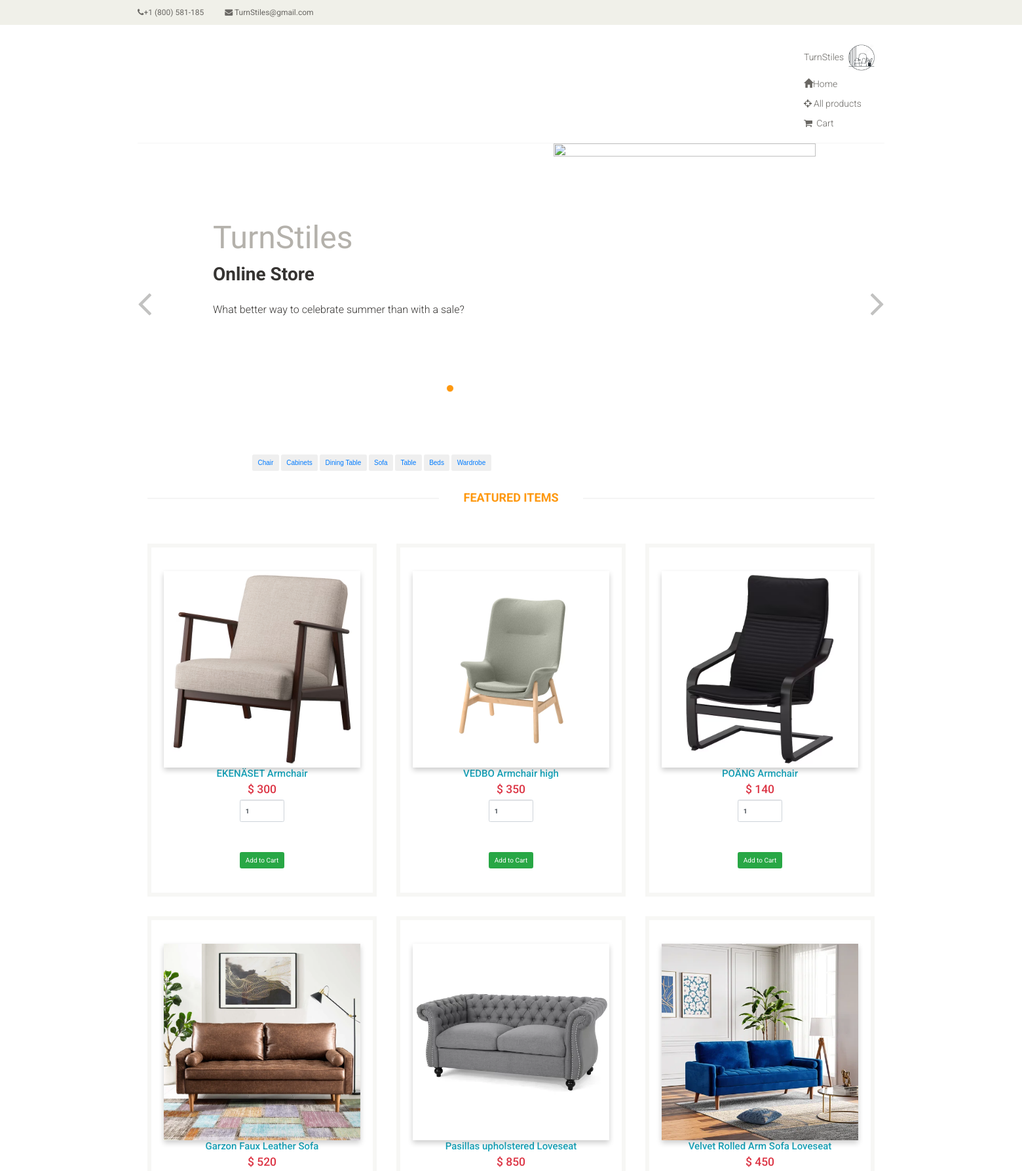
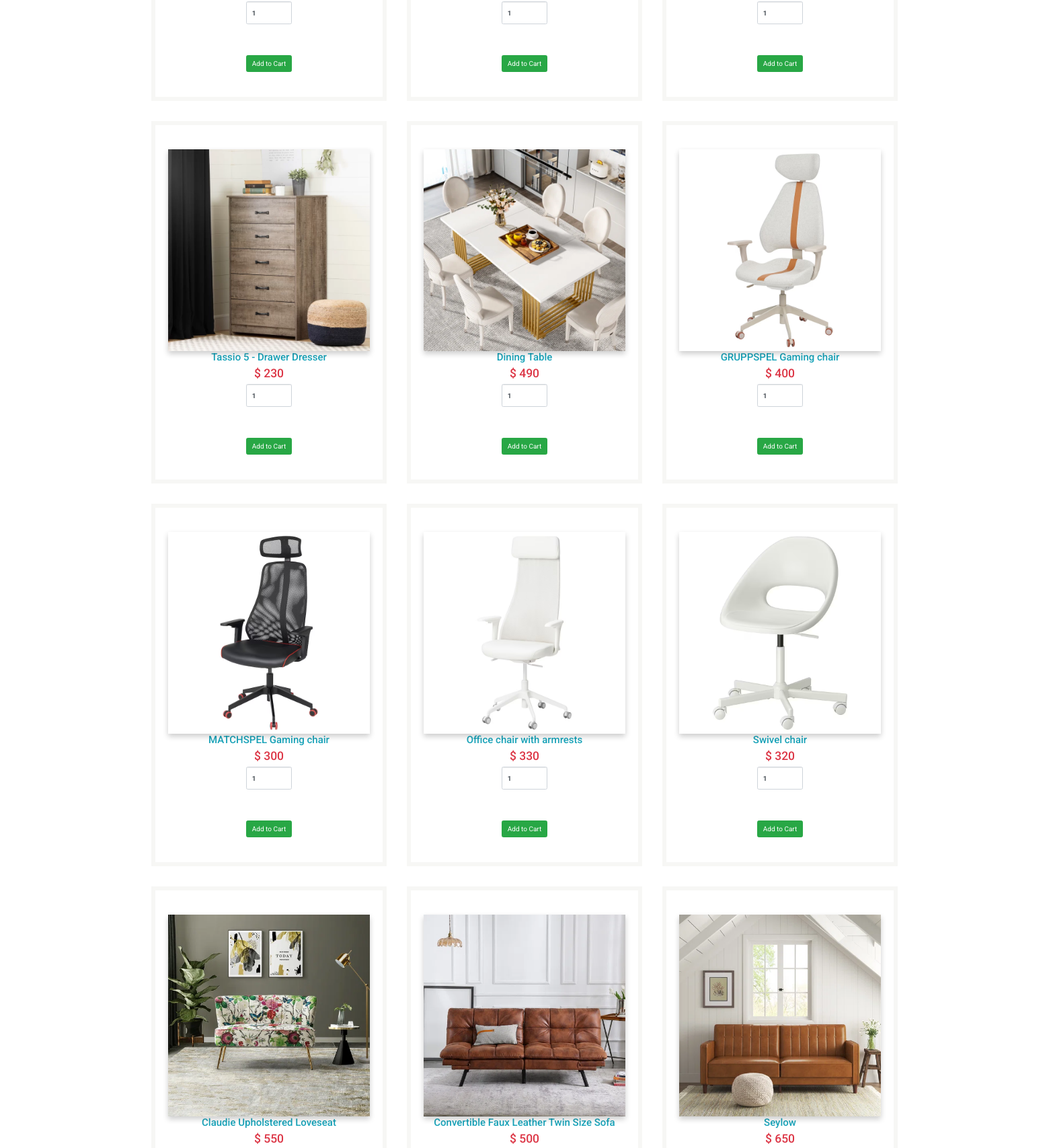
Screenshot of /online_store/index.php (upper part) with the database file from the repository (2 pictures, top to bottom).
### tables this page shows
CREATE TABLE IF NOT EXISTS `products` (
  `product_id` int(100) NOT NULL AUTO_INCREMENT,
  `product_cat` int(100) NOT NULL,
  `product_title` varchar(255) NOT NULL,
  `product_price` int(100) NOT NULL,
  `product_image` text NOT NULL,
  `product_desc` varchar(500) NOT NULL,
  PRIMARY KEY (`product_id`)
);

### online_store/index.php (the view, shortened to what this page needs)
<?php
$connect = mysqli_connect("localhost", "root", "", "hfp");
?>
<!DOCTYPE html>
<html lang="en">
<head>
	<link rel="stylesheet" href="https://maxcdn.bootstrapcdn.com/bootstrap/3.3.6/css/bootstrap.min.css" />
    <link href="css/bootstrap.min.css" rel="stylesheet">
    <link href="css/font-awesome.min.css" rel="stylesheet">
      <link href="css/animate.css" rel="stylesheet">
	  <link href="css/main_styles.css" rel="stylesheet">
	<link href="css/main.css" rel="stylesheet">
	<link href="css/responsive.css" rel="stylesheet">
	<link rel="stylesheet" type="text/css" href="css/main_styles.css">
    <link rel="stylesheet" type="text/css" href="C:\wamp64\www\HopeForPaws\styles\responsive.css">
	<link rel="stylesheet" type="text/css" href="styles/bootstrap4/bootstrap.min.css">
</head>
<body>
	<header id="header">
		<div class="header_top">
			<div class="container">
				<div class="row">
					<div class="col-sm-6 ">
						<div class="contactinfo">
							<ul class="nav nav-pills">
								<li><a href=""><i class="fa fa-phone"></i>+1 (800) 581-185</a></li>
								<li><a href="mailto:TurnStiles@gmail.com?"><i class="fa fa-envelope"></i> TurnStiles@gmail.com</a></li>
							</ul>
						</div>
					</div>
				</div>
			</div>
		</div>
		<div class="header-middle">
			<div class="container">
				<div class="row">
					<div class="col-sm-4">
					</div>
					<div class="col-sm-8">
						<div class="shop-menu pull-right">
							<ul class="nav navbar-nav">
							    <li><a href="../index.php">TurnStiles &nbsp;<img src="images/logo.jpg" width="40" height="40"></a></li>
								<li><a href="../index.php"><span class="glyphicon glyphicon-home"></span>Home</a></li>
								<li><a href="index.php"><i class="fa fa-crosshairs"></i>All products</a></li>
								<li><a href="cart.php"><i class="fa fa-shopping-cart"></i> Cart</a></li>
    						</ul>
						</div>
					</div>
				</div>
			</div>
		</div>
		<section id="slider">
		<div class="container">
			<div class="row">
				<div class="col-sm-12">
					<div id="slider-carousel" class="carousel slide" data-ride="carousel">
						<ol class="carousel-indicators">
							<li data-target="#slider-carousel" data-slide-to="0" class="active"></li>
							<li data-target="#slider-carousel" data-slide-to="1"></li>
							<li data-target="#slider-carousel" data-slide-to="2"></li>
						</ol>
						<div class="carousel-inner">
							<div class="item active">
								<div class="col-sm-6">
									<h1>TurnStiles</h1>
									<h2>Online Store</h2>
									<p>What better way to celebrate summer than with a sale?</p>
								</div>
								<div class="col-sm-6">
									<img src="images/slider3.jpg" class=" img-responsive" width="400px" height="400px" alt="" />
								</div>
							</div>
						</div>
						<a href="#slider-carousel" class="left control-carousel hidden-xs" data-slide="prev">
							<i class="fa fa-angle-left"></i>
						</a>
						<a href="#slider-carousel" class="right control-carousel hidden-xs" data-slide="next">
							<i class="fa fa-angle-right"></i>
						</a>
					</div>
				</div>
			</div>
		</div>
	</section>
<br/><span></span>
<br/>
<div class="row">
<div class="col" style="padding-left: 400px; ">
<a href="chair.php"><button class="btn " name="chair" value="Chair">Chair</button></a>
<a href="Cabinets.php"><button class="btn" name="Cabinets" value="Cabinets">Cabinets</button></a>
<a href="DiningTable.php"><button class="btn" name="Dining Table" value="Dining Table">Dining Table</button></a>
<a href="Sofa.php"><button class="btn" name="Sofa" value="Sofa">Sofa</button></a>
<a href="table.php"><button class="btn" name="Table" value="Table">Table</button></a>
<a href="beds.php"><button class="btn" name="Beds" value="Beds">Beds</button></a>
<a href="wardrobe.php"><button class="btn title" name="bag" value="Bag">Wardrobe</button></a>
</div>
</div>
<br>
<br>
		<div class="container">
				<h2 class="title text-center">Featured Items</h2><br/><br/>
			<?php
				$query = "SELECT * FROM products ORDER BY product_id ASC";
				$result = mysqli_query($connect, $query);
				if(mysqli_num_rows($result) > 0)
				{
					while($row = mysqli_fetch_array($result))
					{
						?>
						<div class="col-md-4">
									<form method="post" action="index.php?action=add&id=<?php echo $row["product_id"]; ?>">
										<div style="border:6px solid #F7F7F5; overflow: hidden; margin-bottom:30px; position: relative; color: #FE980F; font-family: 'Roboto', sans-serif; font-size: 24px; font-weight: 700;" align="center" >
											<br>
											<div class="flip-card">
					  <div class="flip-card-inner">
					    <div class="flip-card-front">
					        <img src="images/<?php echo $row["product_image"]; ?>" class="img-responsive " /><br />
					    </div>
						<div class="flip-card-back">
					      <br><br>
					      <p><?php echo $row["product_desc"]; ?></p>
					    </div>
					  </div>
					</div>
											<h4 class="text-info"><?php echo $row["product_title"]; ?></h4>
											<h3 class="text-danger">$ <?php echo $row["product_price"]; ?></h3>
											<input type="text" name="quantity" value="1" maxlength="1" class="form-control" style="width:20%" />
											<br>
											<input type="submit" name="add_to_cart" style="margin-top:5px;" class="btn btn-success" value="Add to Cart" />
					                        <br><br>
										</div>
									</form>
								</div>
								<?php
										}
									}
								?>
							</div>
						<br />
	</body>
</html>

### online_store/css/main_styles.css (style rules this page uses)
* { margin: 0; padding: 0; -webkit-font-smoothing: antialiased; -webkit-text-shadow: rgba(0,0,0,.01) 0 0 1px; text-shadow: rgba(0,0,0,.01) 0 0 1px; }
body { font-family: 'Montserrat', sans-serif; font-size: 14px; font-weight: 400; background: #FFFFFF; color: #a5a5a5; }
div { display: block; position: relative; -webkit-box-sizing: border-box; -moz-box-sizing: border-box; box-sizing: border-box; }
ul { list-style: none; margin-bottom: 0px; }
p { font-family: 'Montserrat', sans-serif; font-size: 14px; line-height: 2; font-weight: 400; color: #929191; -webkit-font-smoothing: antialiased; -webkit-text-shadow: rgba(0,0,0,.01) 0 0 1px; text-shadow: rgba(0,0,0,.01) 0 0 1px; }
p:last-of-type { margin-bottom: 0; }
a, a:hover, a:visited, a:active, a:link { text-decoration: none; -webkit-font-smoothing: antialiased; -webkit-text-shadow: rgba(0,0,0,.01) 0 0 1px; text-shadow: rgba(0,0,0,.01) 0 0 1px; }
h1 { font-size: 48px; }
h2 { font-size: 36px; }
h3 { font-size: 24px; }
h4 { font-size: 18px; }
h1, h2, h3, h4, h5, h6 { font-family: 'Montserrat', sans-serif; -webkit-font-smoothing: antialiased; -webkit-text-shadow: rgba(0,0,0,.01) 0 0 1px; text-shadow: rgba(0,0,0,.01) 0 0 1px; }
.form-control { color: #db5246; }
section { display: block; position: relative; box-sizing: border-box; }
.header_top { width: 100%; z-index: 2; }

### online_store/css/main.css (style rules this page uses)
body { font-family: 'Roboto', sans-serif; background:; position: relative; font-weight:400px; }
ul li { list-style: none; }
a { -webkit-transition: 300ms; -moz-transition: 300ms; -o-transition: 300ms; transition: 300ms; }
h1, h2, h3, h4, h5, h6 { font-family: 'Roboto', sans-serif; }
.header_top { background: none repeat scroll 0 0 #F0F0E9; }
.contactinfo ul li:first-child { margin-left: -15px; }
.contactinfo ul li a { font-size: 12px; color: #696763; font-family: 'Roboto', sans-serif; }
.header-middle .container .row { border-bottom: 1px solid #f5f5f5; margin-left: 0; margin-right: 0; padding-bottom: 20px; padding-top: 20px; }
.header-middle .container .row .col-sm-4 { padding-left: 0; }
.header-middle .container .row .col-sm-8 { padding-right:0; }
.shop-menu ul li { display:inline-block; padding-left: 15px; padding-right: 15px; }
.shop-menu ul li:last-child { padding-right: 0; }
.shop-menu ul li a { background: #FFFFFF; color: #696763; font-family: 'Roboto', sans-serif; font-size: 14px; font-weight: 300; padding:0; padding-right: 0; margin-top: 10px; }
.shop-menu ul li a i { margin-right:3px; }
#slider { padding-bottom: 45px; }
.carousel-indicators li { background: #C4C4BE; }
.carousel-indicators li.active { background: #FE980F; }
.item { padding-left: 100px; }
.item h1 { color: #B4B1AB; font-family: abel; font-size: 48px; margin-top: 115px; }
.item h2 { color: #363432; font-family: 'Roboto', sans-serif; font-size: 28px; font-weight: 700; margin-bottom: 22px; margin-top: 10px; }
.item p { color:#363432; font-size:16px; font-weight:300; font-family: 'Roboto', sans-serif; }
.control-carousel { position: absolute; top: 50%; font-size: 60px; color: #C2C2C1; }
.right { right: 0; }
.left-sidebar h2:after, h2.title:after { content: " "; position: absolute; border: 1px solid #f5f5f5; bottom:8px; left: 0; width: 100%; height: 0; z-index: -2; }
h2.title:before { content: " "; position: absolute; background: #fff; bottom: -6px; width: 220px; height: 30px; z-index: -1; left: 50%; margin-left: -110px; }
h2.title { color: #FE980F; font-family: 'Roboto', sans-serif; font-size: 18px; font-weight: 700; margin: 0 15px; text-transform: uppercase; margin-bottom: 30px; position: relative; }

### online_store/index.php (style rules this page uses)
body { font-family: Arial, Helvetica, sans-serif; }
.flip-card { background-color: transparent; width: 300px; height: 300px; perspective: 1000px; }
.flip-card-inner { position: relative; width: 100%; height: 100%; text-align: center; transition: transform 0.6s; transform-style: preserve-3d; box-shadow: 0 4px 8px 0 rgba(0,0,0,0.2); }
.flip-card-front, .flip-card-back { position: absolute; width: 100%; height: 100%; backface-visibility: hidden; }
.flip-card-front { background-color: black; color: white; z-index: 2; }
.flip-card-back { align:center; background-color: #eedd82; color: red; transform: rotateY(180deg); z-index: 1; }

### rows the page displays
products: product_image (picture), product_title "EKENÄSET Armchair", product_price "300"
products: product_image (picture), product_title "VEDBO Armchair high", product_price "350"
products: product_image (picture), product_title "POÄNG Armchair", product_price "140"
products: product_image (picture), product_title "Garzon Faux Leather Sofa", product_price "520"
products: product_image (picture), product_title "Pasillas upholstered Loveseat", product_price "850"
products: product_image (picture), product_title "Velvet Rolled Arm Sofa Loveseat", product_price "450"
products: product_image (picture), product_title "Tassio 5 - Drawer Dresser", product_price "230"
products: product_image (picture), product_title "Dining Table", product_price "490"
products: product_image (picture), product_title "GRUPPSPEL Gaming chair", product_price "400"
products: shows a picture, product_title "MATCHSPEL Gaming chair", product_price "300"
products: shows a picture, product_title "Office chair with armrests", product_price "330"
products: shows a picture, product_title "Swivel chair", product_price "320"
products: product_image (picture), product_title "Claudie Upholstered Loveseat", product_price "550"
products: product_image (picture), product_title "Convertible Faux Leather Twin Size Sofa", product_price "500"
products: product_image (picture), product_title "Seylow", product_price "650"
